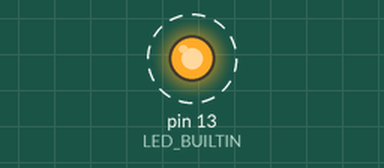
The sketch below on a simulated Arduino Uno, built with avr-gcc and run on an emulated ATmega328P. Shown: output pins drawn as LEDs (lit = HIGH). Dashed ring = blinking.

Above: at 0.5 s.
Timing chart, 0 to 4.6 s (numbered marks = the images above):
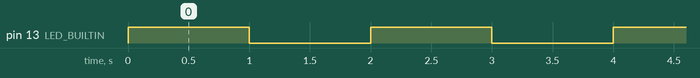

The sketch:

Interrupt_test.ino
```cpp
#define Distress_button 2


void setup()
{

  pinMode(13, OUTPUT);

  pinMode(Distress_button, INPUT_PULLUP); //CHANGES
  //attachInterrupt(digitalPinToInterrupt(Distress_button),Distress, FALLING);

}

void loop()
{
  digitalWrite(13, HIGH);   // turn the LED on (HIGH is the voltage level)
  delay(1000);                       // wait for a second
  digitalWrite(13, LOW);    // turn the LED off by making the voltage LOW
  delay(1000);
}


void Distress()
{
for(int i=0;i<15;i++)
{
  digitalWrite(LED_BUILTIN, HIGH);   // turn the LED on (HIGH is the voltage level)
  delay(250);                       // wait for a second
  digitalWrite(LED_BUILTIN, LOW);    // turn the LED off by making the voltage LOW
  delay(250);
}
}
```

Measured:
- by itself, pin 13 (LED_BUILTIN): alternates HIGH for 1.0 s and LOW for 1.0 s
